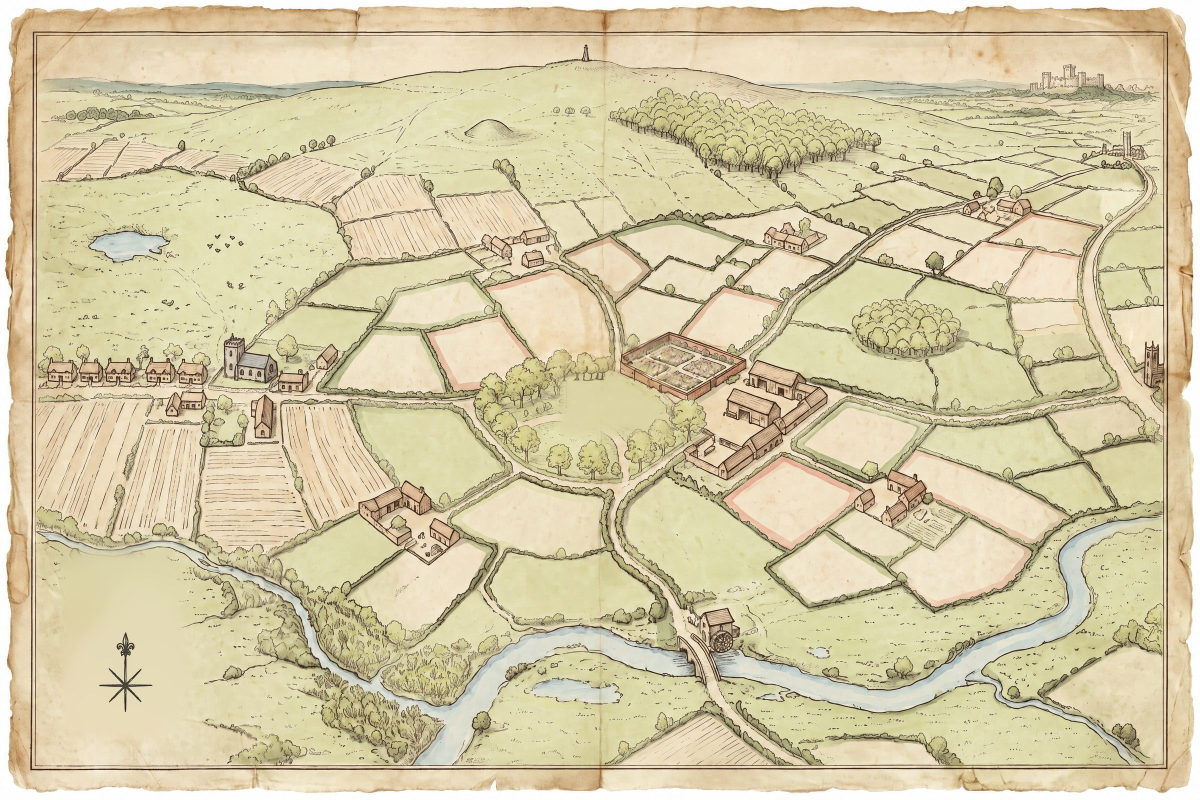
#> input picture art/plan/0.jpg, 2400 x 1600 px (shown at 1/2 size); its folder holds 4 pictures in this run
$ python cut.py ../../art/plan/0.jpg
#> lines starting #> are read from the running program, lines starting #| are printed output that depends on the picture; after the words box and inside, x2 and y2 are one past the last pixel; in counts of white or black regions, pixels touching at a corner belong together
"""Cuts the Hall out of the redrawn park and files it as plan pieces.

The Hall on the plan is not a separate drawing laid on. Each season's park was cut from that season's sheet
(tools/hall/src/park-<season>.jpg), Magnific drew the house into the clearing in the sheet's own hand, and this
takes back only what changed: the house, its shadow, the sweep and the trees about it. Since the rest of the
drawing is the sheet itself, the piece has no edge to show.

  python3 tools/hall/cut.py <folder holding old-, front-, extras-, coach-, garden-, wingo-, conso-, wingf- and consf-0..3.png>

extras-<season> is the stone-fronted park with the coach at the door, the ice-house in the shrubbery and the
parterre on the lawn drawn in, coach-<season> the brick house with the coach on its own gravel, and garden-<season> that again with
its parterre; each of these is cut out by what it changed.
Prints the boxes for src/planart.js.
"""
import sys, os
import numpy as np
from PIL import Image, ImageFilter, ImageDraw
HERE = os.path.dirname(os.path.abspath(__file__)); ROOT = os.path.join(HERE, '..', '..'); OUT = os.path.join(ROOT, 'art', 'plan')
W, H = 2400, 1600
CROP = (740, 440, 1700, 1080)            # the park, in sheet pixels
CW, CH = CROP[2] - CROP[0], CROP[3] - CROP[1]
K = 2                                     # pieces are kept at twice the sheet's size
# The park inside its ring of lane and hedge, in pixels of the 1920-wide park picture.
PARK = [(430,700),(470,620),(620,540),(800,515),(960,540),(1000,600),(1000,700),(1200,745),(1340,770),(1350,860),(1280,960),(1010,1010),(1000,1090),(880,1095),(600,1010),(480,880)]
# The lesser things: name, the drawing it is in, the drawing that one was made from, how great a change counts, how far to grow it,
# and the ground it may claim in the same pixels. In one drawing the earlier takes its ground first.
EXTRAS = [('carriage', 'extras', 'front', 40, 11, [(680,890),(875,890),(875,975),(838,975),(800,962),(680,962)]),
          ('parterre', 'extras', 'front', 26, 17, [(700,950),(880,950),(880,1035),(700,1035)]),
          ('icehouse', 'extras', 'front', 26, 17, [(425,715),(585,715),(585,850),(425,850)]),
          ('carriage-old', 'coach', 'old', 26, 17, [(630,845),(940,845),(940,1015),(630,1015)]),
          ('parterre-old', 'garden', 'coach', 26, 17, [(650,925),(1010,925),(1010,1045),(650,1045)]),
          # The new wing (wingo on the brick house, wingf on the stone front), and the conservatory at its end (conso, consf),
          # which is whatever its drawing changed in the drawing of the wing alone.
          ('wing-old', 'wingo', 'old', 26, 17, [(1000,690),(1460,690),(1460,1020),(1000,1020)]),
          ('conservatory-old', 'conso', 'wingo', 26, 17, [(1230,740),(1460,740),(1460,1020),(1230,1020)]),
          ('wing', 'wingf', 'front', 26, 17, [(1000,690),(1460,690),(1460,1020),(1000,1020)]),
          ('conservatory', 'consf', 'wingf', 26, 17, [(1230,740),(1460,740),(1460,1020),(1230,1020)])]

def load(src, state, n): return Image.open(os.path.join(src, '%s-%d.png' % (state, n))).convert('RGB').resize((CW * K, CH * K), Image.LANCZOS)
def base(n): return Image.open(os.path.join(OUT, '%d.jpg' % n)).convert('RGB').crop(CROP).resize((CW * K, CH * K), Image.LANCZOS)

def main(src):
#> called with src = '../../art/plan/0.jpg'
    park = Image.new('L', (CW * K, CH * K), 0); ImageDraw.Draw(park).polygon([(x * K * CW / 1920, y * K * CW / 1920) for x, y in PARK], fill=255)
#> after `park = Image.new('L', (CW * K, CH * K), 0)`: park: PIL image 1920x1280 L; every value is 0
#> after `ImageDraw.Draw(park).polygon([(x * K * CW / 1920, y * K * CW / 1920) f`:
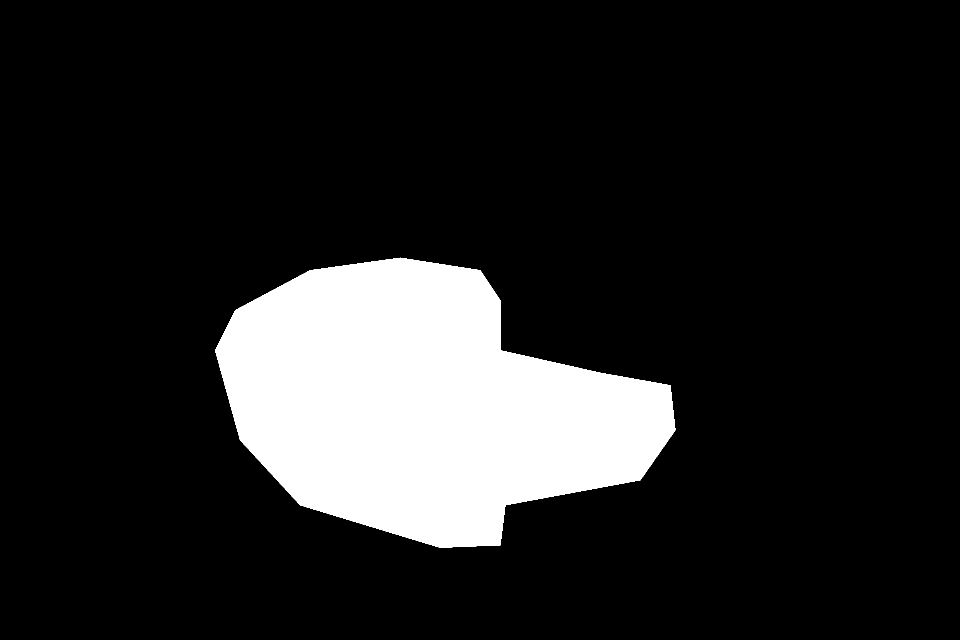
#> park: PIL image 1920x1280 L (shown at 1/2 size); 14% white; 1 white region, box (x1, y1, x2, y2) and area: (430, 515, 1351, 1096) 345141
    inpark = np.asarray(park) > 0
    bases = [base(n) for n in range(4)]
#> call 2 of base, with n = 1
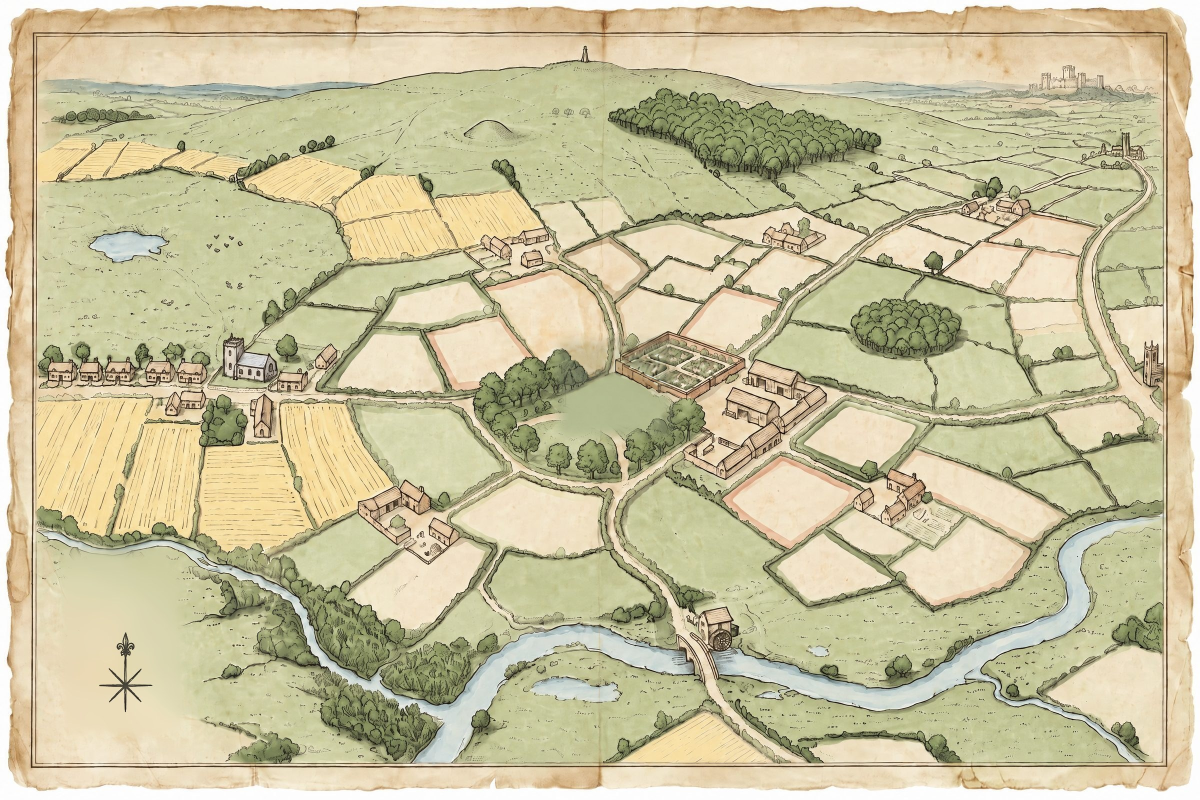
#> input picture art/plan/1.jpg, 2400 x 1600 px (shown at 1/2 size)
#> call 3 of base, with n = 2
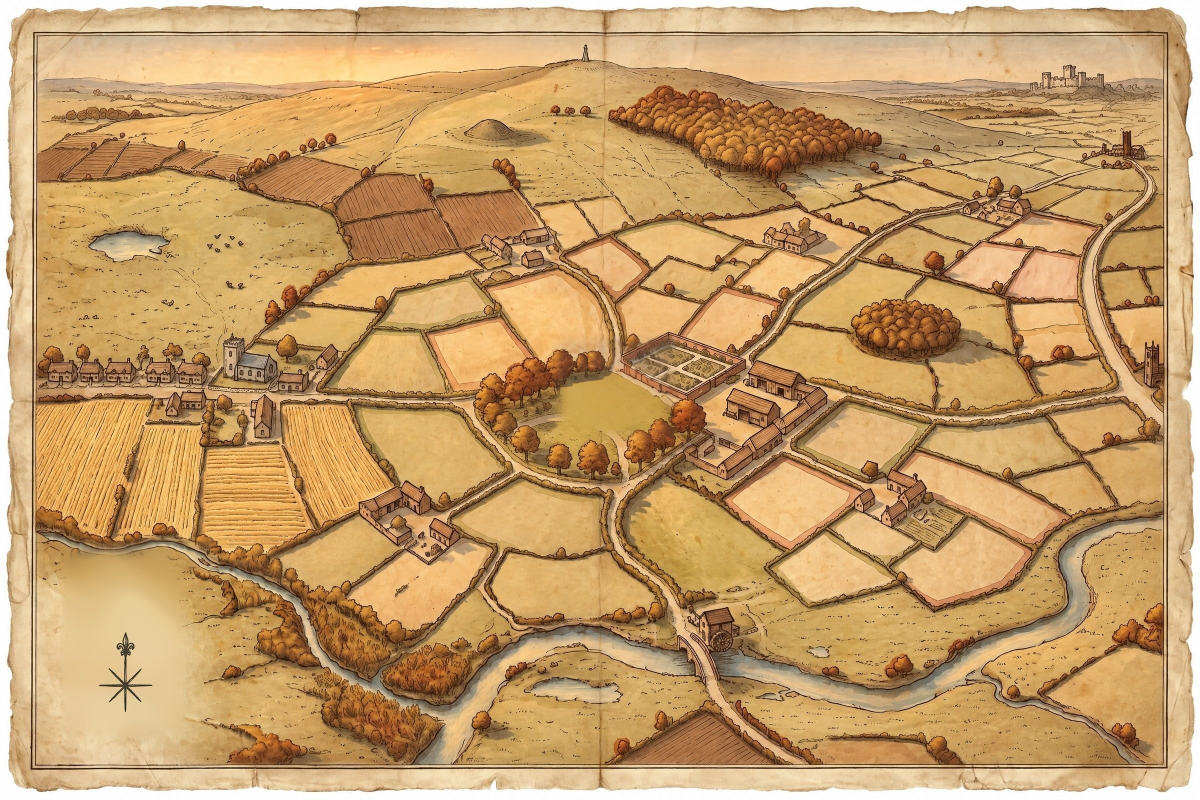
#> input picture art/plan/2.jpg, 2400 x 1600 px (shown at 1/2 size)
#> call 4 of base, with n = 3
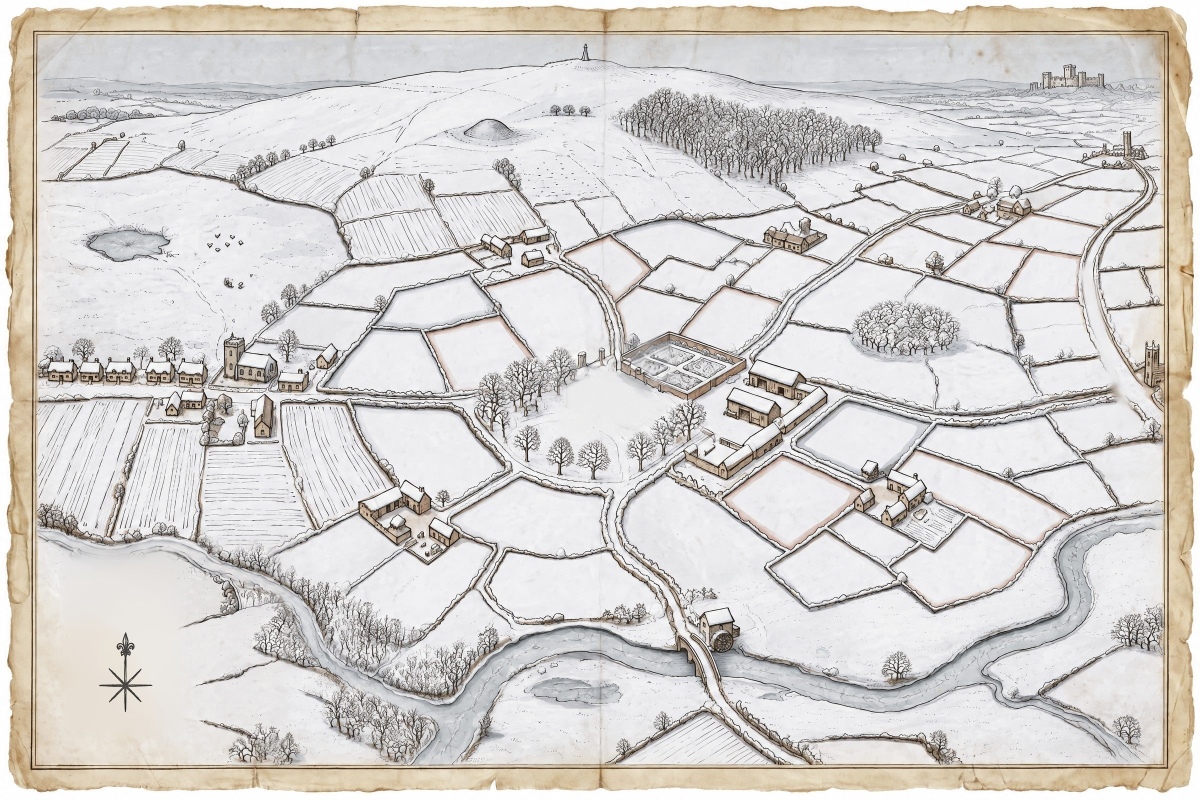
#> input picture art/plan/3.jpg, 2400 x 1600 px (shown at 1/2 size)
#> in base (call 4), `def base(n): return Image.open(os.path.join(OUT, '%d.jpg' % n)).conver..`:
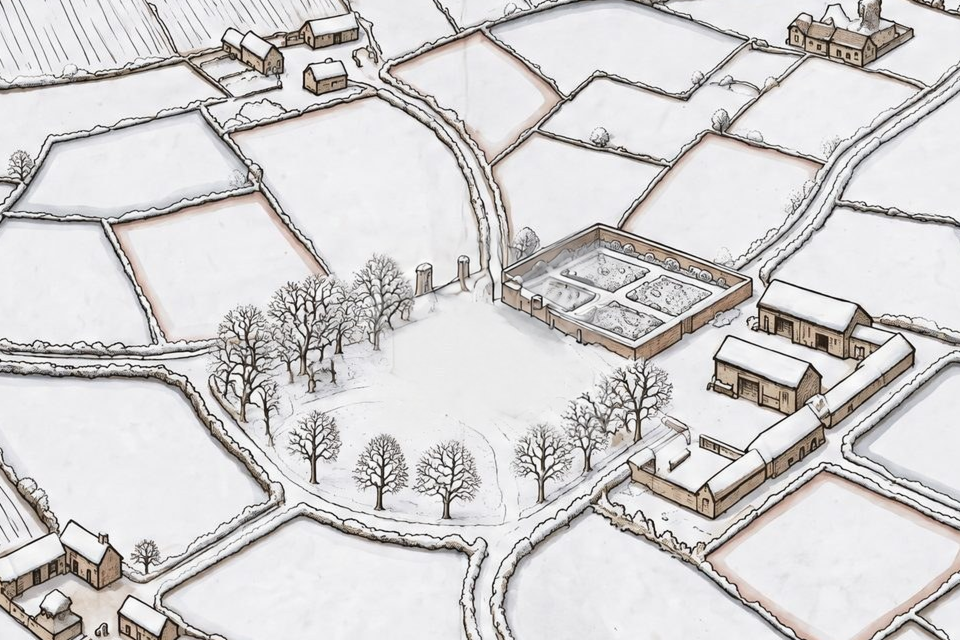
#> returned value: PIL image 1920x1280 RGB (shown at 1/2 size); mean R, G, B 210.5, 208.4, 208.5
#> bases = 4 items
    drawn = {s: [load(src, s, n) for n in range(4)] for s in ('old', 'front')}
    # One mask for all eight, so that a season fading into the next changes nothing but the paint.
    changed = np.zeros((CH * K, CW * K), bool)
    for s in drawn:
        for n in range(4):
            a = np.asarray(bases[n].filter(ImageFilter.GaussianBlur(3)), int); b = np.asarray(drawn[s][n].filter(ImageFilter.GaussianBlur(3)), int)
            changed |= np.abs(a - b).max(axis=2) > 30
    changed &= inpark
    m = Image.fromarray((changed * 255).astype('uint8')).filter(ImageFilter.MaxFilter(31)).filter(ImageFilter.MinFilter(13))
    m = Image.fromarray(((np.asarray(m) > 0) & (np.asarray(park.filter(ImageFilter.MaxFilter(15))) > 0)).astype('uint8') * 255)
    bb = m.getbbox(); pad = 20; bb = (max(0, bb[0] - pad), max(0, bb[1] - pad), min(CW * K, bb[2] + pad), min(CH * K, bb[3] + pad))
    alpha = m.filter(ImageFilter.GaussianBlur(7))
    still = np.asarray(m.filter(ImageFilter.MaxFilter(41))) == 0
    for s in drawn:
        for n in range(4):
            d = np.asarray(drawn[s][n], float); b = np.asarray(bases[n], float)
            g = np.median(b[still], axis=0) / np.median(d[still], axis=0)      # the redrawing comes back a shade off: bring its paper to the sheet's
            d = np.clip(d * g, 0, 255).astype('uint8')
            rgba = np.dstack([d, np.asarray(alpha)])[bb[1]:bb[3], bb[0]:bb[2]]
            Image.fromarray(rgba, 'RGBA').save(os.path.join(OUT, 'f', 'hall-%s-%d.webp' % (s, n)), quality=90, method=6)
            print(s, n, 'paper', g.round(3))
    box = [round((CROP[0] + bb[0] / K) / W * 100, 3), round((CROP[1] + bb[1] / K) / H * 100, 3), round((bb[2] - bb[0]) / K / W * 100, 3), round((bb[3] - bb[1]) / K / H * 100, 3)]
    print('box', box, 'size', (bb[2] - bb[0], bb[3] - bb[1]))
    # What stands about the house. Each is whatever the drawing of it changed, inside its own ground.
    def tone(im, n):
        d = np.asarray(im, float); g = np.median(np.asarray(bases[n], float)[still], axis=0) / np.median(d[still], axis=0); return np.clip(d * g, 0, 255).astype('uint8')
    toned = {}
    def get(s, n):
        if (s, n) not in toned: toned[(s, n)] = tone(drawn[s][n] if s in drawn else load(src, s, n), n)
        return toned[(s, n)]
    taken = {}
    for name, source, against, thr, grow, ground in EXTRAS:
        gm = Image.new('L', (CW * K, CH * K), 0); ImageDraw.Draw(gm).polygon([(x * K * CW / 1920, y * K * CW / 1920) for x, y in ground], fill=255)
        free = (np.asarray(gm) > 0) & ~taken.get(source, np.zeros((CH * K, CW * K), bool))
        ch = np.zeros((CH * K, CW * K), bool)
        for n in range(4):
            a = np.asarray(Image.fromarray(get(against, n)).filter(ImageFilter.GaussianBlur(2)), int); b = np.asarray(Image.fromarray(get(source, n)).filter(ImageFilter.GaussianBlur(2)), int)
            ch |= np.abs(a - b).max(axis=2) > thr
        m = Image.fromarray(((ch & free) * 255).astype('uint8')).filter(ImageFilter.MaxFilter(grow)).filter(ImageFilter.MinFilter(grow - 6))
        m = Image.fromarray(((np.asarray(m) > 0) & free).astype('uint8') * 255)
        taken[source] = taken.get(source, np.zeros((CH * K, CW * K), bool)) | (np.asarray(m) > 0)
        bb = m.getbbox(); pad = 10; bb = (bb[0] - pad, bb[1] - pad, bb[2] + pad, bb[3] + pad); al = m.filter(ImageFilter.GaussianBlur(3))
        for n in range(4):
            Image.fromarray(np.dstack([get(source, n), np.asarray(al)])[bb[1]:bb[3], bb[0]:bb[2]], 'RGBA').save(os.path.join(OUT, 'f', '%s-%d.webp' % (name, n)), quality=90, method=6)
        print(name, [round((CROP[0] + bb[0] / K) / W * 100, 3), round((CROP[1] + bb[1] / K) / H * 100, 3), round((bb[2] - bb[0]) / K / W * 100, 3), round((bb[3] - bb[1]) / K / H * 100, 3)])
    return box

#> (the run stopped early here; a loop or call above may not have finished)
